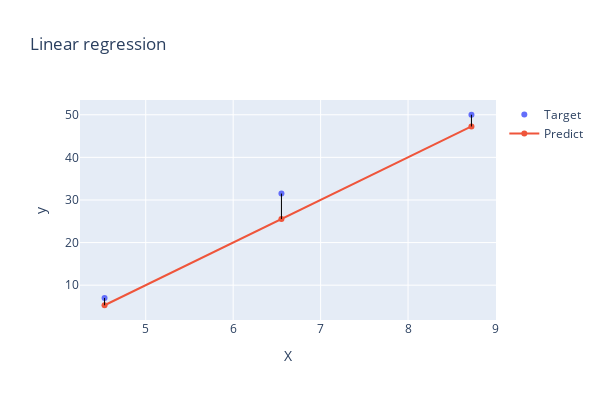

The cell this chart's notebook holds for it:
### Code cell
fig = make_subplots(rows=1, cols=1)

fig.add_trace(
    go.Scatter(
        x=X_train,
        y=y_train,
        mode='markers',
        name='Target'
    ))

fig.add_trace(
    go.Line(
        x=X_train,
        y=f_wb,
        name='Predict'
    ))

shapes = []

m = X_train.shape[0]

for i in range(m):
    shapes.append(
        go.layout.Shape(
            type="line",
            x0=X_train[i],
            y0=f_wb[i],
            x1=X_train[i],
            y1=y_train[i],
            line=dict(
                #color=np.random.choice(colors,1)[0],
                color = 'black',
                width=1),
            opacity=1,
            layer='above'
            )
        )

# include shapes in layout
fig.update_layout(shapes=shapes)
fig.update_xaxes(title_text='X')
fig.update_yaxes(title_text='y')
fig.update_layout(height=400, width=600, title_text="Linear regression")
fig.show()

### Figure 1 — Plotly figure (JSON) as saved in the notebook; plotly's stock layout.template omitted (floating-point values rounded to 4 significant figures)
{"data": [{"mode": "markers", "name": "Target", "type": "scatter", "x": [4.529, 6.552, 8.725], "y": [7, 31.5, 50]}, {"name": "Predict", "type": "scatter", "x": [4.529, 6.552, 8.725], "y": [5.29, 25.52, 47.25]}], "layout": {"height": 400, "shapes": [{"layer": "above", "line": {"color": "black", "width": 1}, "opacity": 1, "type": "line", "x0": 4.529, "x1": 4.529, "y0": 5.29, "y1": 7}, {"layer": "above", "line": {"color": "black", "width": 1}, "opacity": 1, "type": "line", "x0": 6.552, "x1": 6.552, "y0": 25.52, "y1": 31.5}, {"layer": "above", "line": {"color": "black", "width": 1}, "opacity": 1, "type": "line", "x0": 8.725, "x1": 8.725, "y0": 47.25, "y1": 50}], "title": {"text": "Linear regression"}, "width": 600, "xaxis": {"anchor": "y", "domain": [0, 1], "title": {"text": "X"}}, "yaxis": {"anchor": "x", "domain": [0, 1], "title": {"text": "y"}}}}
